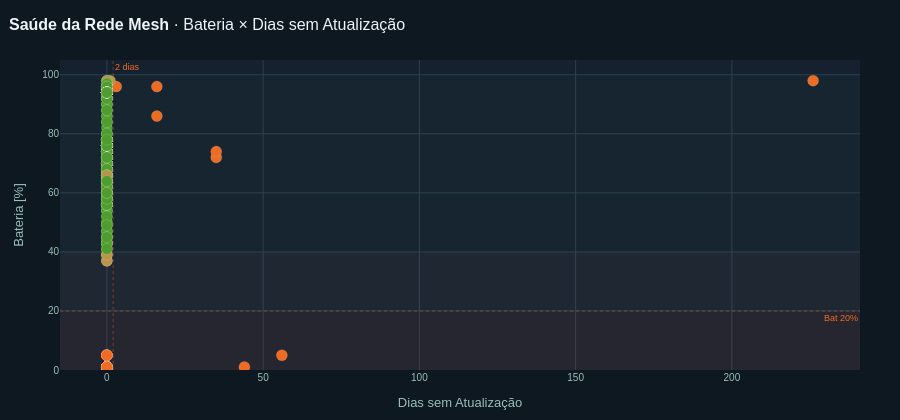

Write notebook code for a chart like this one.
### Code cell
# ── Plot: Scatter Bateria × Dias Offline (replica app) ───────
df_sc = df_sens.dropna(subset=["BatteryLevel"]).copy()
df_sc["DiasOffline"] = df_sc["DiasOffline"].fillna(0)
ALERT_COLORS = {"ok": C_OK, "warn": C_WARN, "danger": C_DANGER}
colors = [ALERT_COLORS.get(a, C_TEAL) for a in df_sc["Alert"]]

fig = go.Figure()
fig.add_hrect(y0=0,  y1=20,  fillcolor="rgba(240,106,34,0.07)", line_width=0)
fig.add_hrect(y0=20, y1=40,  fillcolor="rgba(186,148,75,0.05)", line_width=0)
fig.add_hrect(y0=40, y1=100, fillcolor="rgba(78,157,45,0.03)",  line_width=0)
fig.add_vline(x=2, line=dict(color="rgba(240,106,34,0.4)", width=1, dash="dot"),
              annotation_text="2 dias", annotation_font=dict(color=C_DANGER, size=9))
fig.add_hline(y=20, line=dict(color="rgba(240,106,34,0.4)", width=1, dash="dot"),
              annotation_text="Bat 20%", annotation_font=dict(color=C_DANGER, size=9),
              annotation_position="bottom right")
fig.add_trace(go.Scatter(
    x=df_sc["DiasOffline"], y=df_sc["BatteryLevel"], mode="markers",
    marker=dict(size=11, color=colors, line=dict(color="rgba(255,255,255,0.15)", width=1)),
    customdata=df_sc[["HardwareID","ConnectionState","DiagFlags",
                       "Unidade","Area","Setor","Ativo"]].values,
    hovertemplate=(
        "<b>%{customdata[0]}</b><br>"
        "Estado: %{customdata[1]}<br>"
        "Bateria: %{y:.1f}%<br>Dias offline: %{x}<br>"
        "Diagnóstico: %{customdata[2]}<br>"
        "📍 %{customdata[3]} › %{customdata[4]} › %{customdata[5]} › %{customdata[6]}"
        "<extra></extra>"
    ),
))
layout = {**PLOTLY_BASE}
layout.update(dict(
    title=dict(text="<b>Saúde da Rede Mesh</b> · Bateria × Dias sem Atualização",
               font=dict(size=16, color=C_TEXT), x=0.01),
    xaxis=dict(**PLOTLY_BASE["xaxis"],
               title=dict(text="Dias sem Atualização", font=dict(color=C_TEXT_MID))),
    yaxis=dict(**PLOTLY_BASE["yaxis"], range=[0,105],
               title=dict(text="Bateria [%]", font=dict(color=C_TEXT_MID))),
    height=420, hovermode="closest",
))
fig.update_layout(**layout)
fig.show()

### Figure 1 — Plotly figure (JSON) as saved in the notebook; plotly's stock layout.template omitted (floating-point values rounded to 4 significant figures; data arrays with more than 128 entries replaced by an {"elided": "..."} marker saying what was removed)
{"data": [{"customdata": {"elided": "460x7 str values"}, "hovertemplate": "<b>%{customdata[0]}</b><br>Estado: %{customdata[1]}<br>Bateria: %{y:.1f}%<br>Dias offline: %{x}<br>Diagnóstico: %{customdata[2]}<br>📍 %{customdata[3]} › %{customdata[4]} › %{customdata[5]} › %{customdata[6]}<extra></extra>", "marker": {"color": {"elided": "460 str values"}, "line": {"color": "rgba(255,255,255,0.15)", "width": 1}, "size": 11}, "mode": "markers", "type": "scatter", "x": {"elided": "460 int values"}, "y": {"elided": "460 float values"}}], "layout": {"annotations": [{"font": {"color": "#F06A22", "size": 9}, "showarrow": false, "text": "2 dias", "x": 2, "xanchor": "left", "xref": "x", "y": 1, "yanchor": "top", "yref": "y domain"}, {"font": {"color": "#F06A22", "size": 9}, "showarrow": false, "text": "Bat 20%", "x": 1, "xanchor": "right", "xref": "x domain", "y": 20, "yanchor": "top", "yref": "y"}], "font": {"color": "#98C0B8", "family": "sans-serif", "size": 11}, "height": 420, "hovermode": "closest", "legend": {"bgcolor": "rgba(22,33,48,0.9)", "bordercolor": "#2a3f52", "borderwidth": 1, "font": {"color": "#A7C5E2", "size": 10}}, "margin": {"b": 50, "l": 60, "r": 40, "t": 60}, "paper_bgcolor": "#0e1820", "plot_bgcolor": "#162130", "shapes": [{"fillcolor": "rgba(240,106,34,0.07)", "line": {"width": 0}, "type": "rect", "x0": 0, "x1": 1, "xref": "x domain", "y0": 0, "y1": 20, "yref": "y"}, {"fillcolor": "rgba(186,148,75,0.05)", "line": {"width": 0}, "type": "rect", "x0": 0, "x1": 1, "xref": "x domain", "y0": 20, "y1": 40, "yref": "y"}, {"fillcolor": "rgba(78,157,45,0.03)", "line": {"width": 0}, "type": "rect", "x0": 0, "x1": 1, "xref": "x domain", "y0": 40, "y1": 100, "yref": "y"}, {"line": {"color": "rgba(240,106,34,0.4)", "dash": "dot", "width": 1}, "type": "line", "x0": 2, "x1": 2, "xref": "x", "y0": 0, "y1": 1, "yref": "y domain"}, {"line": {"color": "rgba(240,106,34,0.4)", "dash": "dot", "width": 1}, "type": "line", "x0": 0, "x1": 1, "xref": "x domain", "y0": 20, "y1": 20, "yref": "y"}], "title": {"font": {"color": "#EEF4F9", "size": 16}, "text": "<b>Saúde da Rede Mesh</b> · Bateria × Dias sem Atualização", "x": 0.01}, "xaxis": {"gridcolor": "#2a3f52", "tickfont": {"color": "#98C0B8", "size": 10}, "title": {"font": {"color": "#98C0B8"}, "text": "Dias sem Atualização"}, "zeroline": false}, "yaxis": {"gridcolor": "#2a3f52", "range": [0, 105], "tickfont": {"color": "#98C0B8", "size": 10}, "title": {"font": {"color": "#98C0B8"}, "text": "Bateria [%]"}, "zeroline": false}}}
